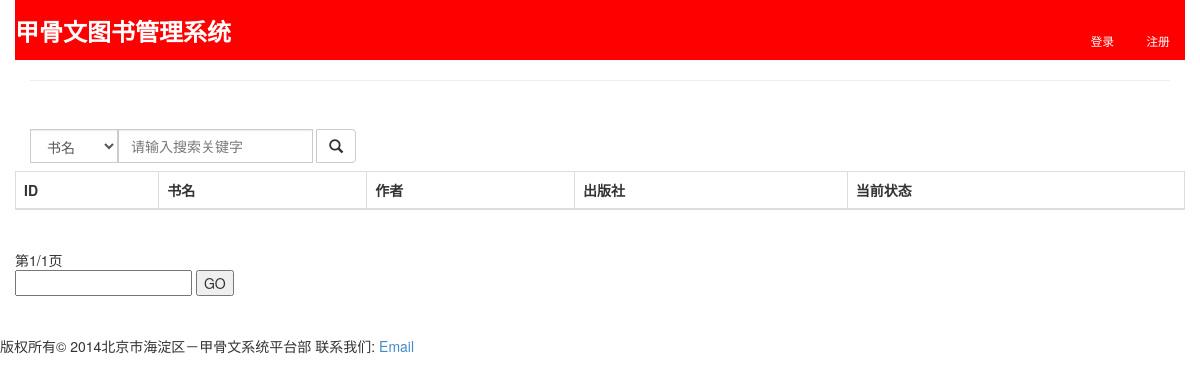
/books/, run on an earlier commit of the app's database.
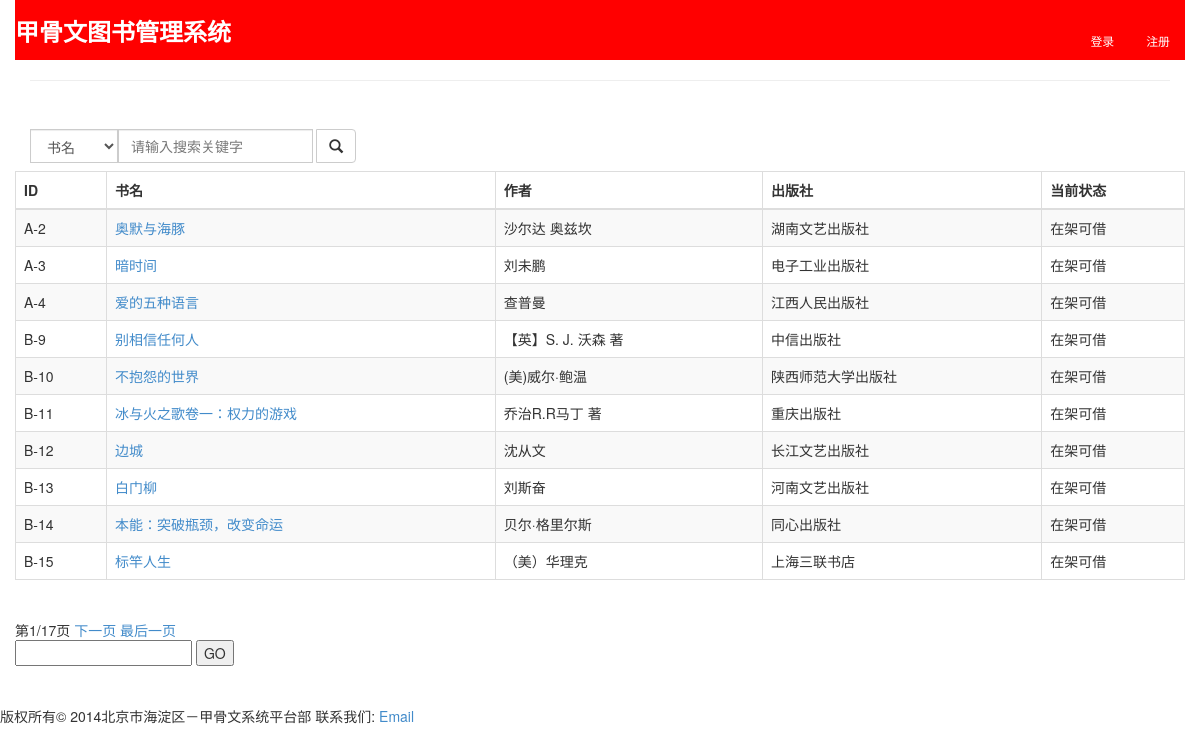
And on a later commit of the database.
### books/models.py (models this page shows, shortened)
class Book(models.Model):
    identifier = models.CharField(max_length=10, primary_key=True)
    name = models.CharField(max_length=50)
    author = models.CharField(max_length=50)
    publisher = models.CharField(max_length=50)
    status = models.CharField(max_length=20)
    class Meta:
        db_table = 'books'

### books/views.py (the view)
def index(request):
    user = request.user
    book_list = Book.objects.all()
    paginator = Paginator(book_list, 10) # show 10 books per page
    page = request.GET.get('page')
    try:
        books = paginator.page(page)
    except PageNotAnInteger:
        books = paginator.page(1)
    except EmptyPage:
        books = paginator.page(paginator.num_pages)
    return render_to_response('books/index.html', \
        RequestContext(request, {'books': books, 'user': user, }))

### books/templates/books/index.html (shortened to what this page needs)
{% extends "base.html" %}
{% block headline %}<p style="color: white; font-family: sans-serif; font-weight: 900">甲骨文图书管理系统</p>{% endblock %}
{% block header %}
<ul class="nav nav-pills pull-right" style="color: white">
  {% if user.username != '' %}
  <li><a href="{% url 'userinfo' user %}"><small style="color: white; font-weight: 900">{{ user.username }}</small></a></li>
  <li><a href="{% url 'logout' %}"><small style="color: white; font-weight: bold">退出</small></a></li>
  {% else %}
  <li><a href="/accounts/login/"><small style="color: white">登录</small></a></li>
  <li><a href="/accounts/register/"><small style="color: white">注册</small></a></li>
  {% endif %}
</ul>
{% endblock %}
{% block content %}
<form class="navbar-form navbar-left" role="search" action="/books/searchresults/" method="get">
  <div class="form-group">
    <span class="input-group">
      <span class="input-group-btn">
        <select class="form-control" name="searchtype">
          <option>书名</option>
        </select>
      </span>
      <span class="input-group-btn">
        <input type="text" class="form-control" name="searchword" placeholder="请输入搜索关键字" />
      </span>&nbsp;
      <span class="input-group-btn">
        <button type="submit" class="btn btn-default">
          <span class="glyphicon glyphicon-search"></span>
        </button>
      </span>
    </span>
  </div>
</form>
<table class="table table-bordered table-striped table-hover">
  <thead>
    <tr>
      <th>ID</th>
      <th>书名</th>
      <th>作者</th>
      <th>出版社</th>
      <th>当前状态</th>
    </tr>
  </thead>
  <tbody>
    {% for book in books %}
    <tr>
      <td>{{ book.identifier }}</td>
      <td><a href="/books/profile/{{ book.identifier }}">{{ book.name }}</a></td>
      <td>{{ book.author }}</td>
      <td>{{ book.publisher }}</td>
      <td>{{ book.status }}</td>
    </tr>
    {% endfor %}
  </tbody>
</table>
<div class="pagination">
  <span class="step-links">
    <span class="current">
      第{{ books.number }}/{{ books.paginator.num_pages }}页
    </span>
    {% if books.has_next %}
      <a href="?page={{ books.next_page_number }}">下一页</a>
      <a href="?page={{ books.paginator.num_pages }}">最后一页</a>
    {% endif %}
    <form action="" method="get">
      <input type="text" name="page" />
      <input type="submit" value="GO" />
    </form>
  </span>
{% endblock %}

### books/templates/base.html (shortened to what this page needs)
<!DOCTYPE html>
{% load staticfiles %}
<html lang="en">
  <head>
    <link rel="stylesheet" type="text/css" href="{% static 'books/bootstrap/css/bootstrap.min.css' %}">
  </head>
  <body>
    <div class="container">
      <div class="row" style="background-color: red">
        <div class="header">
          {% block header %}{% endblock %}
          <h3 class="text-muted">{% block headline %}{% endblock %}</h3>
        </div>
      </div>
      <hr />
      <br />
      <div class="row">
        {% block content %}{% endblock %}
      </div>
      <br />
      <br />
      <div class="row">
        <div class="footer">
          <div>版权所有&copy; 2014北京市海淀区－甲骨文系统平台部 <span>联系我们: </span><span><a href="mailto:nick_chiu@163.com">Email</a></span></div>
        </div>
      </div>
    </div>
  </body>
</html>

What changed in the data, as far as the page shows it:
added Book: identifier "A-2", name "奥默与海豚", author "沙尔达 奥兹坎", publisher "湖南文艺出版社", status "在架可借"
added Book: identifier "A-3", name "暗时间", author "刘未鹏", publisher "电子工业出版社", status "在架可借"
added Book: identifier "A-4", name "爱的五种语言", author "查普曼", publisher "江西人民出版社", status "在架可借"
added Book: identifier "B-9", name "别相信任何人", author "【英】S. J. 沃森 著", publisher "中信出版社", status "在架可借"
added Book: identifier "B-10", name "不抱怨的世界", author "(美)威尔·鲍温", publisher "陕西师范大学出版社", status "在架可借"
added Book: identifier "B-11", name "冰与火之歌卷一：权力的游戏", author "乔治R.R马丁 著", publisher "重庆出版社", status "在架可借"
added Book: identifier "B-12", name "边城", author "沈从文", publisher "长江文艺出版社", status "在架可借"
added Book: identifier "B-13", name "白门柳", author "刘斯奋", publisher "河南文艺出版社", status "在架可借"
added Book: identifier "B-14", name "本能：突破瓶颈，改变命运", author "贝尔·格里尔斯", publisher "同心出版社", status "在架可借"
added Book: identifier "B-15", name "标竿人生", author "（美）华理克", publisher "上海三联书店", status "在架可借"
Also different on the page:
{{ books.paginator.num_pages }}: "1" → "17"
text now shown: "下一页 最后一页"
